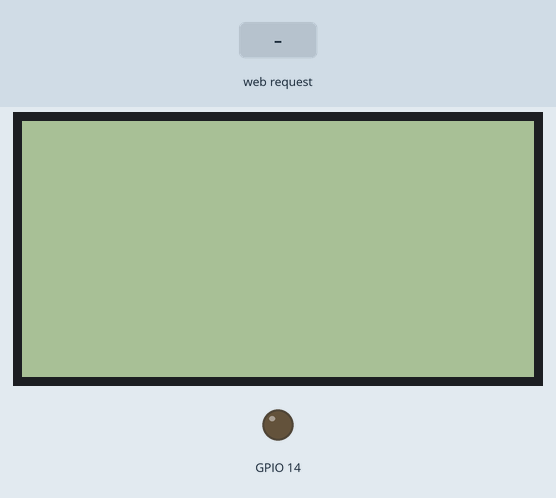
Recording of a sketch running on a simulated ESP32. Shown: 128×64 one-colour display, output pins drawn as LEDs (lit = HIGH). The inputs (shaded band) are chosen by the test bench. What the sketch prints to the serial monitor is not drawn.

Above: at 1.2 s.
1.3 s: HTTP request GET /hey received
At 2.0 s:
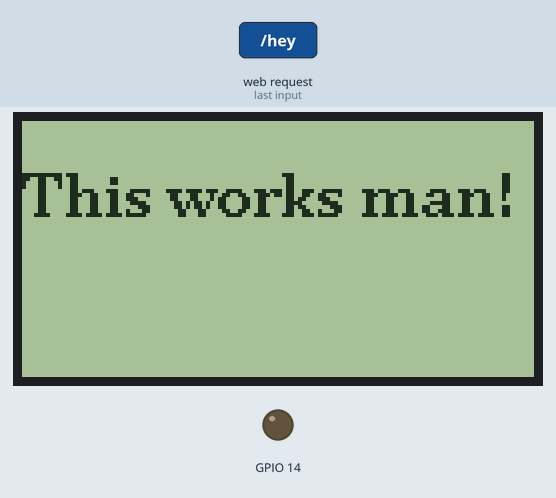
2.8 s: HTTP request GET /turn_on received
At 3.5 s:
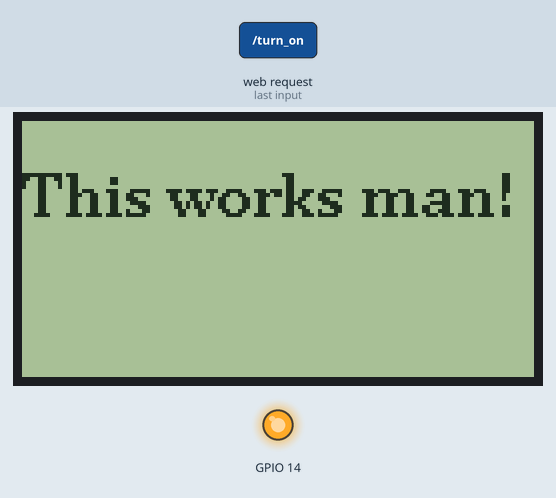
Timing chart, 0 to 5.8 s (numbered marks = the images above; inputs shaded):
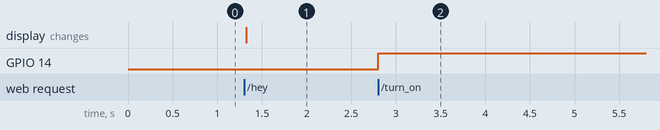

The sketch:

ESP32_wifi_host.ino
```cpp
#include <WiFi.h>
#include <WiFiClient.h>
#include <WebServer.h>
#include <SPI.h>
#include <U8g2lib.h>

#include <WiFiAP.h>

const char *ssid = "ESP32 Access Point";
const char *password = "12345678";

WebServer server(80);
U8G2_ST7920_128X64_F_SW_SPI u8g2(U8G2_R0, /* clock=*/ 18, /* data=*/ 23, /* CS=*/ 5, /* reset=*/ 22); // ESP32


void setup() {
 Serial.begin(115200);
 WiFi.softAP(ssid, password);
 IPAddress myIP = WiFi.softAPIP();
 u8g2.begin();
 u8g2.clearBuffer();

 Serial.println("Server started on");
 Serial.print(myIP);

//  while(WiFi.status() != WL_CONNECTED){
//    delay(500);
//    Serial.println(".");
//  }

  Serial.println("Connected to ");

  server.begin();
  Serial.println("Connected to a Client");

    pinMode(14, OUTPUT);


   server.on("/hey", [](){
        server.send(200, "text/plain", "This works man");
        u8g2.firstPage();
        do
        {
          u8g2.setFont(u8g2_font_ncenB10_tr);
          u8g2.drawStr(0,24,"This works man!");
        }while(u8g2.nextPage());

        digitalWrite(14, LOW);
      });


   server.on("/turn_on", [](){
      server.send(200, "text/plain", "The led is now turned on");
      digitalWrite(14, HIGH);
   });
}


void loop() {

 server.handleClient();
 delay(2);

  // put your main code here, to run repeatedly;
//  WiFiClient client = server.available();
//
//  if(client){
//    Serial.println("New Client");
//
//    while(client.connected()){
//      if(client.available()){
//
//        char c = client.read();
//
//         client.println("HTTP/1.1 200 OK");
//       client.println("Content-type:text/html");
//       client.println(c);
//
//       client.print("Click <a href=\"/H\">here</a> to turn ON the LED.<br>");
//       client.print("Click <a href=\"/L\">here</a> to turn OFF the LED.<br>");
//      }
//
//    }
//    client.stop();
//    Serial.println("Disconnected from client");
//   }
}
```

Measured:
- after the input at 1.3 s, the display: changes at once (image 1)
- after the input at 2.8 s, GPIO 14: LOW → HIGH at once
